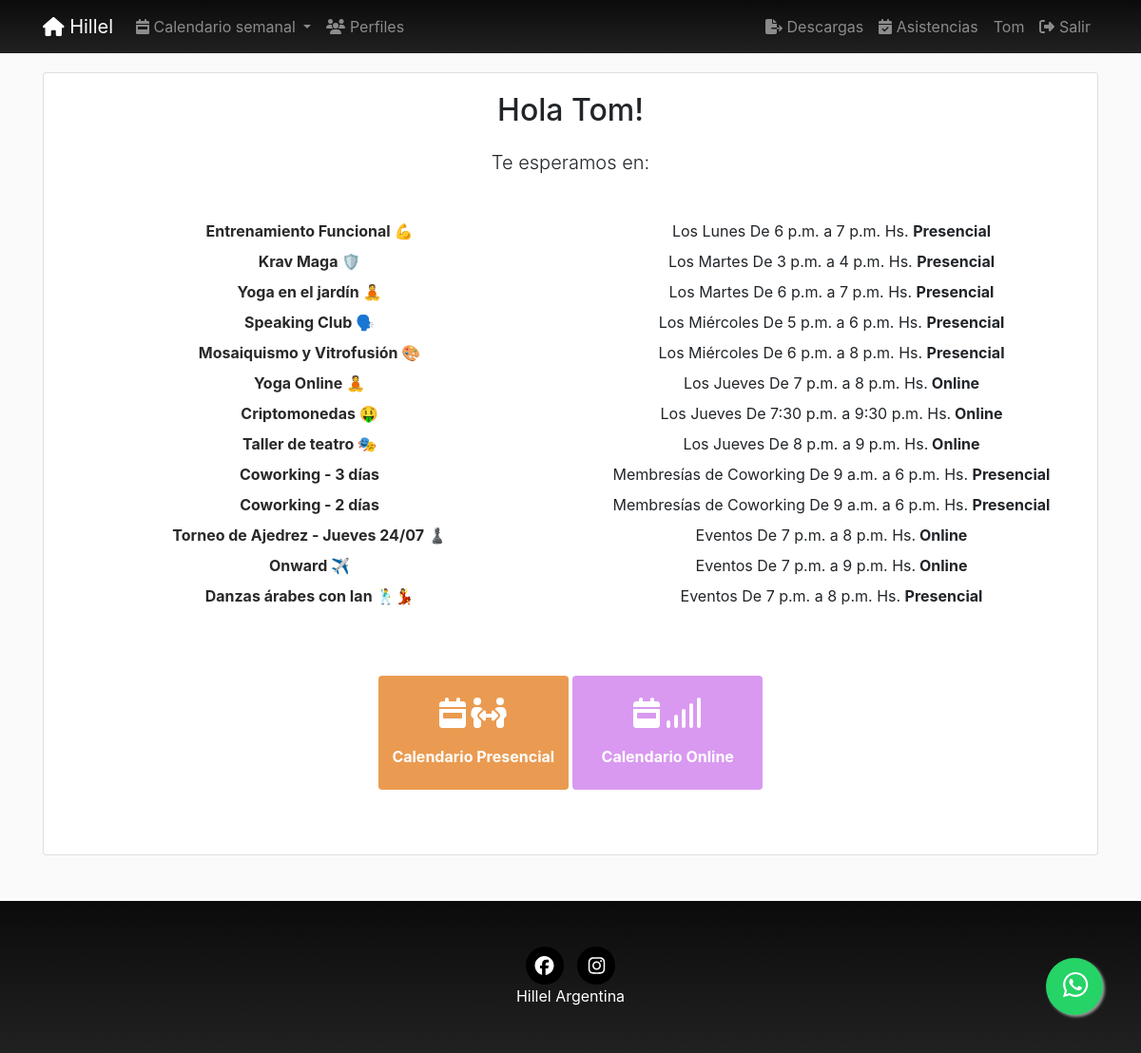
The app's page / (signed in) with its own data.
### registration/models.py (models this page shows, shortened)
class Profile(models.Model):
    user = models.OneToOneField(User, on_delete=models.CASCADE)
    avatar = models.ImageField(upload_to=custom_upload_to,
                               null=True, blank=True)
    apellido = models.CharField(null=True, blank=True, max_length=100)
    nombre = models.CharField(null=True, blank=True, max_length=100)
    whatsapp = models.CharField(verbose_name="Número de Whatsapp", null=True, blank=True, max_length=30)
    instagram = models.CharField(verbose_name="@ de Instagram", null=True, blank=True, max_length=100)
    onward = models.ForeignKey(FechaOnward, on_delete=models.CASCADE, verbose_name="¿Viajaste a Onward? ¿Cuándo?", null=True, blank=True)
    taglit = models.ForeignKey(FechaTaglit, on_delete=models.CASCADE, verbose_name="¿Viajaste a Taglit? ¿Cuándo?", null=True, blank=True)
    propuestasInteres = models.ManyToManyField(PropuestaInteres)
    tematicasInteres = models.ManyToManyField(TematicaInteres, null=True, blank=True)
    comoConociste = models.CharField(verbose_name="¿Cómo conociste Hillel?", null=True, blank=True, max_length=250)
    estudios = models.CharField(verbose_name="¿Estás estudiando, o te recibiste? ¿Qué estudias/te y en qué institución?", null=True, blank=True, max_length=250)
    experienciaComunitaria = models.CharField(null=True, blank=True, max_length=250)
    fechaNacimiento = models.DateField(null=True, blank=True)
    provincia = models.ForeignKey(Provincia, on_delete=models.CASCADE, verbose_name="provincia", null=True, blank=True)
    categories = models.ManyToManyField(Category, verbose_name='Intereses', related_name='get_user_pages', blank=True)
    validado = models.BooleanField(verbose_name="Perfil validado", default=0)
    created = models.DateTimeField(auto_now_add=True, verbose_name="Fecha de creación", blank=True, null=True)
    updated = models.DateTimeField(auto_now=True, verbose_name="Fecha de edición", blank=True, null=True)
    class Meta:
        verbose_name = "Perfil"
        verbose_name_plural = "Perfiles"
        ordering = ['-updated']
    @property
    def subscription(self):
        subscription = Subscription.objects.find(self.user)
        if subscription is None:
            return
        if subscription.pages is None:
            return
        return subscription.pages.all()

### pages/models.py (models this page shows, shortened)
class Page(models.Model):
    title = models.CharField(verbose_name="Título", max_length=200)
    horaDesde = models.TimeField(verbose_name="Hora desde", null=True, blank=True, auto_now=False, auto_now_add=False,)
    horaHasta = models.TimeField(verbose_name="Hora hasta", null=True, blank=True, auto_now=False, auto_now_add=False,)
    description = RichTextField(verbose_name="Descripción", null=True, blank=True)
    textoExtraMail = RichTextField(verbose_name="Texto extra del mail", null=True, blank=True)
    flyer = models.ImageField(upload_to=custom_upload_to,
                              null=True, blank=True)
    dia = models.ForeignKey(Day, verbose_name='dia', null=True, on_delete=models.CASCADE)
    cupo = models.SmallIntegerField(verbose_name="Cupo", default=0)
    modalidad = BooleanField(verbose_name="Online", default=0)
    nuevo = BooleanField(verbose_name="Nuevo", default=0)
    activa = BooleanField(verbose_name="Activa", default=1)
    categories = models.ManyToManyField(Category, verbose_name='categorias', related_name='get_pages', blank=True)
    provincia = models.ForeignKey(Provincia, on_delete=models.CASCADE, null=True, blank=True)
    responsable = models.ForeignKey(Responsable, on_delete=models.CASCADE, null=True, blank=True)
    colaborador = models.ForeignKey(Colaborador, on_delete=models.CASCADE, null=True, blank=True)
    secreta = BooleanField(verbose_name="Tiene clave?", default=0)
    clave = models.CharField(verbose_name="Clave", null=True, blank=True, default="", max_length=200)
    objects = PagesManager()
    created = models.DateTimeField(auto_now_add=True, verbose_name="Fecha de creación", blank=True, null=True)
    updated = models.DateTimeField(auto_now=True, verbose_name="Fecha de edición", blank=True, null=True)
    class Meta:
        verbose_name = "actividad"
        verbose_name_plural = "actividades"
        ordering = ['dia__order', 'horaDesde', '-title']
    def __str__(self):
        return self.title

class Day(models.Model):
    day = models.CharField(verbose_name="Día", max_length=200)
    order = models.SmallIntegerField(verbose_name="Orden", default=0)
    class Meta:
        verbose_name = "Día"
        verbose_name_plural = "Días"
        ordering = ['order']
    def __str__(self):
        return self.day

### core/views.py (the view)
# urls.py: path('', HomePageView.as_view(), name="home"),
@method_decorator(login_required, name='dispatch')
class HomePageView(TemplateView):
    template_name = "core/home.html"
    def get(self, request, *args, **kwargs):
        return render(request, self.template_name, {'title': 'Hillel Argentina'})

### pages/models.py (called while the page is built)
    def find(self, user):
        queryset = self.filter(user=user)
        if len(queryset) > 0:
            return queryset[0]
        return None

### profiles/processors.py (called while the page is built)
def ctx_dict(request):
    ctx = {}
    bitajon = False
    if request.user.groups.filter(name="BITAJON").count():
        bitajon = True
    ctx["bitajon"] = bitajon
    return ctx

### social/models.py (called while the page is built)
    def __str__(self):
        return self.numero

### social/processors.py (called while the page is built)
def ctx_dict(request):
    ctx = {}
    links = Link.objects.all()
    for link in links:
        ctx[link.key] = link.url
    whatsapp = Whatsapp.objects.all().first()
    ctx['whatsappHillel'] = whatsapp
    return ctx

### core/templates/core/home.html (shortened to what this page needs)
{% extends 'core/base.html' %}
{% load static %}
{% block content %}
 <main role="main">
    <div class="container "    >
      <div class="card mx-auto border-1 mb-5"    >
          <div class="card-body mx-auto col-md-12 text-center mb-5"  >
                  {% if request.user.is_authenticated == False %}
                    <h1 class="mt-5">Hillel Argentina</h1>
                    <h3 class="">Tu lugar de encuentro</h3>
            <!--
                   <a class ="mt-5 btn btn-dark btn-home" href="{% url 'login' %}">
                    <i class ="fas fa-sign-in-alt fa-2x  mt-3"></i>
                    <p class="mt-3 mb-3 text-center" >Acceder
                    </p>
                  </a>
                   <a class ="mt-5 btn btn-dark btn-home" href="{% url 'signup' %}">
                      <i class ="fas fa-user-plus fa-2x mt-3"></i>
                    <p class="mt-3 mb-3 text-center" >Registrarse
                    </p>
                  </a>
              -->
                  {% else %}
                    <h2 class="">Hola {{request.user.profile.user}}!</h2>
                  {% if bitajon %}
                  <a class ="mt-5 btn btn-dark btn-home" href="{% url 'pages:asistencia' 0 %}">
                    <i class ="fa fa-calendar-check fa-2x mt-3"></i>
                    <p class="mt-3 mb-3 text-center" >Tomar Lista
                    </p>
                  </a>
                  {% else %}
                    {% if request.user.profile.subscription  %}
                      <h2 class="lead mt-4">Te esperamos en:</h2>
                      <dl class="row mt-5">
                        {% for page in request.user.profile.subscription %}
                          <dt class="col-sm-6 text-center"><a class="text-dark" href="{% url 'pages:page' page.id page.title|slugify %}">{{page}} </a></dt>
                          <dd class="col-sm-6 text-center">{% if page.dia.order < 8 %}Los{% endif %} {{page.dia}} De {{page.horaDesde}} a {{page.horaHasta}} Hs.{% if page.modalidad  %}<b> Online</b>{% else %} <b>Presencial</b> {% endif %}</dd>
                        {% endfor %}
                      </dl>
                    {%else%}
                      <h2 class="lead mt-4">No estás anotadx en ninguna actividad</h2>
                      {% endif %}
                          <a class ="mt-5 btn badge-presencial btn-home" href="{% url 'pages:pages' 0 %}">
                          <i class ="fa fa-calendar-week fa-2x mt-3"></i>
                          <i class="fas fa-people-arrows fa-2x mt-3"></i>
                            <p class="mt-3 mb-3 text-center font-weight-bold" >Calendario Presencial
                            </p>
                          </a>
                         <a class ="mt-5 btn badge-online btn-home" href="{% url 'pages:pages' 1 %}">
                          <i class ="fa fa-calendar-week fa-2x mt-3"></i>
                          <i class ="fa fa-signal fa-2x mt-3"></i>
                            <p class="mt-3 mb-3 text-center font-weight-bold" >Calendario Online
                            </p>
                          </a>
                    {% endif %}
                  {% endif %}
              </div>
          </div>
      </div>
  </main>
{% endblock %}

### core/templates/core/base.html (shortened to what this page needs)
<!DOCTYPE html>
<html lang="es">
  <head>
    {% load static %}
    <link href="{% static 'core/vendor/bootstrap/css/bootstrap.min.css' %}" rel="stylesheet">
    <link href="{% static 'core/css/main.css' %}" rel="stylesheet">
  </head>
  <body class="fondo" >
    <body>
      <nav class="navbar navbar-expand-lg navbar-dark bg-dark sticky-top footer-sample">
        <div class="container">
          <a class="navbar-brand" href="{% url 'home' %}">
            <i class="fas fa-home"></i>
            Hillel</a>
          <div class="collapse navbar-collapse" id="ned">
            <ul class="navbar-nav mr-auto">
                <li class="nav-item dropdown">
                <a class="nav-link dropdown-toggle" href="#" id="navbardrop" data-toggle="dropdown">
                  <i class="fas fa-calendar-week"></i>
                Calendario semanal
                </a>
                   {% if request.user.is_staff %}
              </li>
                 <li class="nav-item">
                <a class="nav-link" href="{% url 'profiles:list' %}">
                  <i class="fas fa-users"></i>
                  Perfiles</a>
              </li>
                {% endif %}
            </ul>
            <ul class="navbar-nav">
            {% if request.user.is_staff %}
              <li class="nav-item">
                <a class="nav-link " href="{% url 'pages:exportar' %}">
                  <i class="fa fa-file-export"></i>
                  Descargas</a>
              </li>
            {% endif %}
            {% if request.user.is_staff or bitajon %}
              <li class="nav-item">
                <a class="nav-link" href="{% url 'pages:asistencia' 0 %}">
                  <i class="fas fa-calendar-check"></i>
                  Asistencias</a>
              </li>
            {% endif %}
            {% if not request.user.is_authenticated %}
              <li class="nav-item">
                <a class="nav-link" href="{% url 'login' %}">
                  <i class="fas fa-sign-in-alt"></i>
                  Acceder</a>
              </li>
                <li class="nav-item">
                <a class="nav-link" href="{% url 'signup' %}">
                  <i class="fas fa-user-plus"></i>
                  Registrarse</a>
              </li>
              {% else %}
              <li class="nav-item">
                <a class="nav-link" href="{% url 'home' %}"> {{request.user}}</a>
              </li>
              <li class="nav-item">
                <a class="nav-link" href="{% url 'logout' %}">
                  <i class="fas fa-sign-out-alt"></i>
                  Salir</a>
              </li>
              {% endif %}
            </ul>
          </div>
        </div>
      </nav>
      {% block content %}{% endblock %}
      <a id="whatsapp" href="https://wa.me/+549{{whatsappHillel}}" class="float badge badge-pill" target="_blank" data-toggle="tooltipW" title="Whatsapp">
        <i class="fab fa-whatsapp my-float"></i>
      </a>
    <footer class="footer text-faded text-center py-5 footer-sample ">
      <div class="container">
        <p class="m-0">
        {% if LINK_FACEBOOK %}
            <a href="{{LINK_FACEBOOK}}" class="link">
              <span class="fa-stack fa-lg ">
                <i class="fas fa-circle fa-stack-2x" style="color:black"></i>
                <i class="fab fa-facebook fa-stack-1x fa-inverse"></i>
              </span>
            </a>
              {% endif %}
             {% if LINK_INSTAGRAM %}
            <a href="{{LINK_INSTAGRAM}}" class="link">
              <span class="fa-stack fa-lg">
                <i class="fas fa-circle fa-stack-2x" style="color:black"></i>
                <i class="fab fa-instagram fa-stack-1x fa-inverse"></i>
              </span>
            </a>
              {% endif %}
    </div>
      <p class="m-0 mbt1" style="color:white">Hillel Argentina</p>
    </footer>
  </body>
</html>

### core/static/core/css/main.css (style rules this page uses)
main { padding-top: 20px; }
:root { --jumbotron-padding-y: 3rem; }
footer { padding-top: 3rem; padding-bottom: 3rem; }
footer p { margin-bottom: .25rem; }
html { overflow: scroll; }
body { min-height:100vh; margin:0; position:relative; }
body { position: relative; }
body::after { content: ''; display: block; height: 160px; }
footer { position: absolute; bottom: 0; width: 100%; height: 160px; }
.float { position:fixed; width:60px; height:60px; bottom:40px; right:40px; background-color:#25d366; color:#FFF; border-radius:50px; text-align:center; font-size:30px; box-shadow: 2px 2px 3px #999; z-index:100; }
.my-float { margin-top:5px; }
.footer-sample { background-color: #2a2829; background-color: #212121; background-image: -webkit-gradient(linear,left top,left bottom,color-stop(0%,#0b0b0b),color-stop(100%,#212121)) }
.fondo { background-color: rgba(var(--b3f,250,250,250),1); }
.badge-presencial { color: #fff; background-color: rgb(234, 155, 81); }
.badge-online { color: #fff; background-color: rgb(217, 153,240); }
.btn-home { width:200px; height: 120px; }
ul { list-style-type: none; }

### records on screen
Page: title "Entrenamiento Funcional 💪", shows "Los", dia "Lunes", horaDesde "6 p.m.", horaHasta "7 p.m.", modalidad "Presencial"
Page: title "Krav Maga 🛡️", shows "Los", dia "Martes", horaDesde "3 p.m.", horaHasta "4 p.m.", modalidad "Presencial"
Page: title "Yoga en el jardín 🧘", shows "Los", dia "Martes", horaDesde "6 p.m.", horaHasta "7 p.m.", modalidad "Presencial"
Page: title "Speaking Club 🗣️", shows "Los", dia "Miércoles", horaDesde "5 p.m.", horaHasta "6 p.m.", modalidad "Presencial"
Page: title "Mosaiquismo y Vitrofusión 🎨", shows "Los", dia "Miércoles", horaDesde "6 p.m.", horaHasta "8 p.m.", modalidad "Presencial"
Page: title "Yoga Online 🧘", shows "Los", dia "Jueves", horaDesde "7 p.m.", horaHasta "8 p.m.", modalidad "Online"
Page: title "Criptomonedas 🤑", shows "Los", dia "Jueves", horaDesde "7:30 p.m.", horaHasta "9:30 p.m.", modalidad "Online"
Page: title "Taller de teatro 🎭", shows "Los", dia "Jueves", horaDesde "8 p.m.", horaHasta "9 p.m.", modalidad "Online"
Page: title "Coworking - 3 días", dia "Membresías de Coworking", horaDesde "9 a.m.", horaHasta "6 p.m.", modalidad "Presencial"
Page: title "Coworking - 2 días", dia "Membresías de Coworking", horaDesde "9 a.m.", horaHasta "6 p.m.", modalidad "Presencial"
Page: title "Torneo de Ajedrez - Jueves 24/07 ♟️", dia "Eventos", horaDesde "7 p.m.", horaHasta "8 p.m.", modalidad "Online"
Page: title "Onward ✈️", dia "Eventos", horaDesde "7 p.m.", horaHasta "9 p.m.", modalidad "Online"
Page: title "Danzas árabes con Ian 🕺💃", dia "Eventos", horaDesde "7 p.m.", horaHasta "8 p.m.", modalidad "Presencial"

### other values on screen
{{ request.user }} "Tom"
{{ request.user.profile.user }} "Tom"
